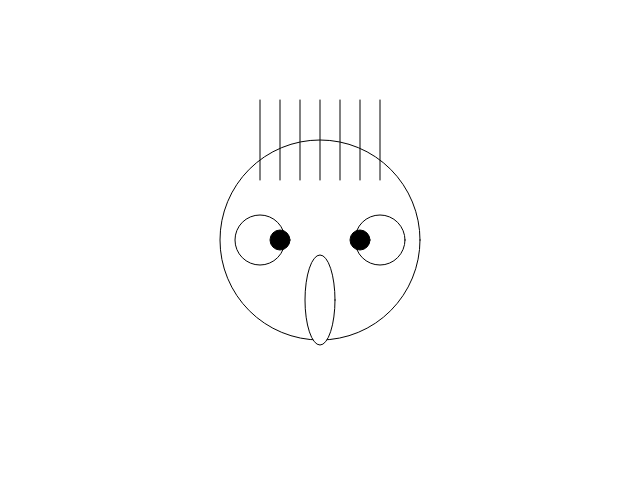
Frame 1 (no input)
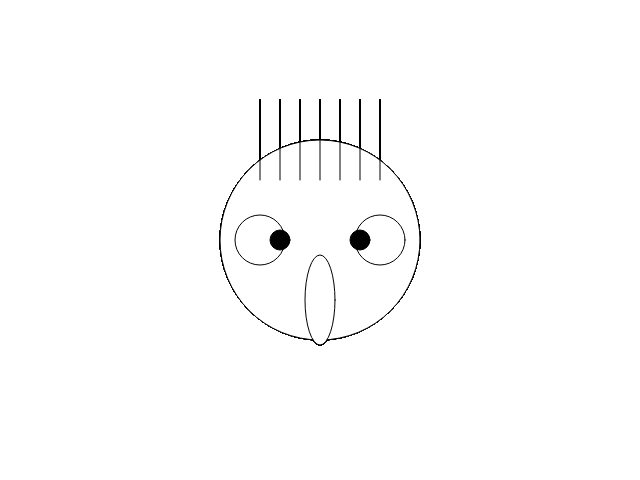
Frame 60 (no input)
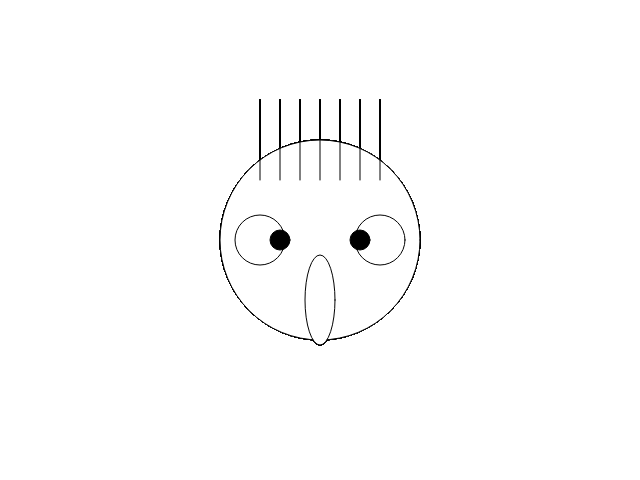
Frame 120 (the mouse pressed at the canvas centre since frame 60)

The p5.js sketch that drew these frames (run headless with seeded random() and noise() and a simulated clock; from frame 60 on, the mouse is pressed at the canvas centre):

// p5.js sketch
// ── sketch.js
// 函数setup() : 准备阶段
function setup() {
	// 创建画布，宽度640像素，高度480像素
	// 画布的坐标系统为，左上角坐标为（0，0），
	// x方向水平向右，y方向垂直向下，单位像素
	createCanvas(640,480);
}

// 函数draw()：作画阶段
function draw() {
	fill(255);// 填充白色
	// 1 画脸
	ellipse(320,240,200,200);// 圆圈
	
	// 2 左眼
	ellipse(260,240,50,50);// 另一个圆圈
	
	// 3 右眼
	ellipse(380,240,50,50); 
	
	// 4 嘴巴
	ellipse(320,300,30,90);
	
	fill(0);// 填充黑色	
	// 5 左眼珠
	ellipse(280,240,20,20);
	
	// 6 右眼珠
	ellipse(360,240,20,20);
	
	// 7 头发：从左到右画一排竖线
	line(260,180,260,100);
	line(280,180,280,100);
	line(300,180,300,100);
	line(320,180,320,100);
	line(340,180,340,100);
	line(360,180,360,100);
	line(380,180,380,100);
}
